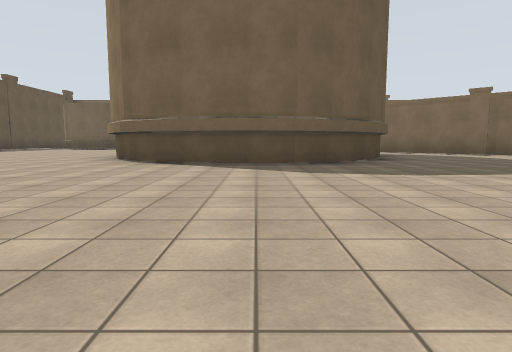
view 1 (above)

22 first-person views from a walk through a Gazebo world. The camera is 1.2 m above the floor, tilts 6° down and sees 75° across. The floor is counted in squares, 4 m on a side. Each view is taken from the middle of a square. On the plan, view 1 faces up. The plan holds only what a view shows up to about 9 squares ahead; the rest is blank.

view 2
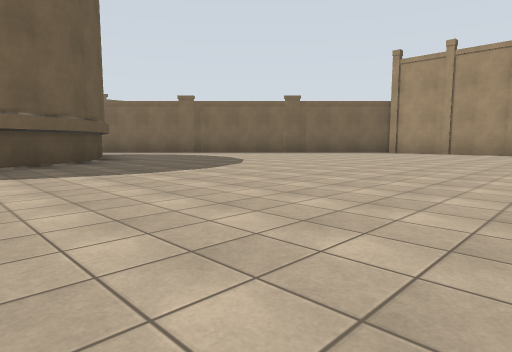

view 3
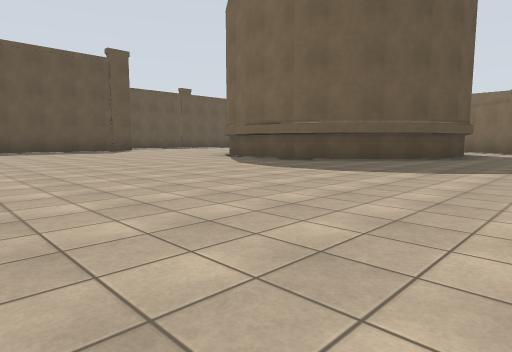

view 4
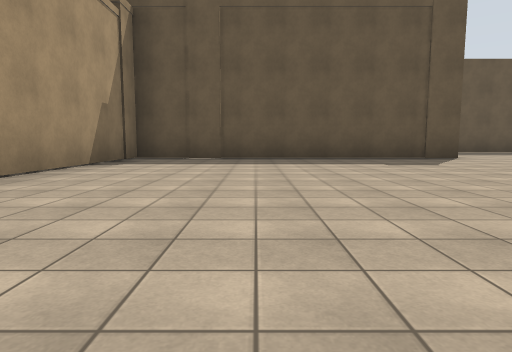

view 5
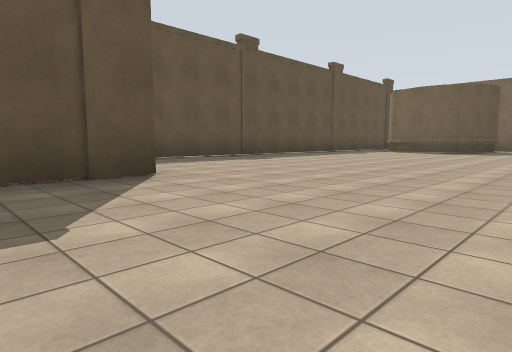

view 6
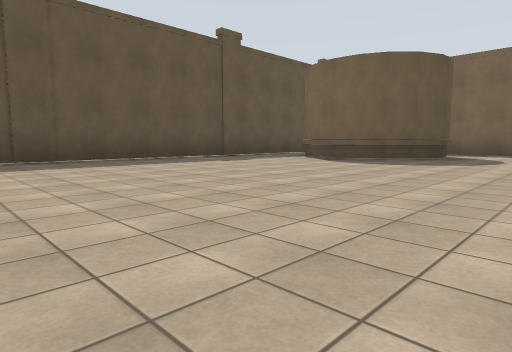

view 7
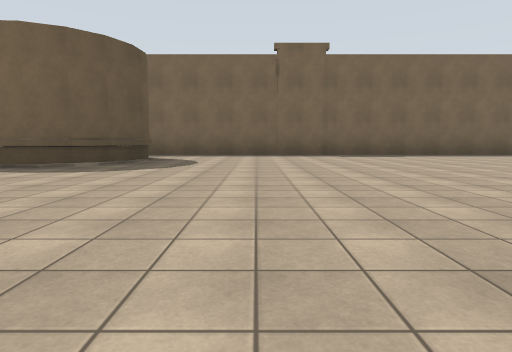

view 8
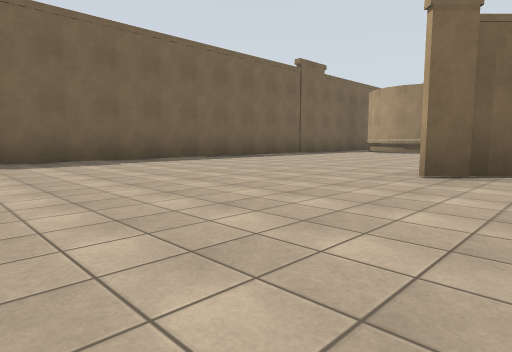

view 9
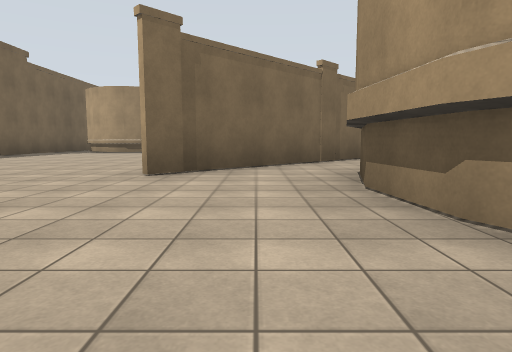

view 10
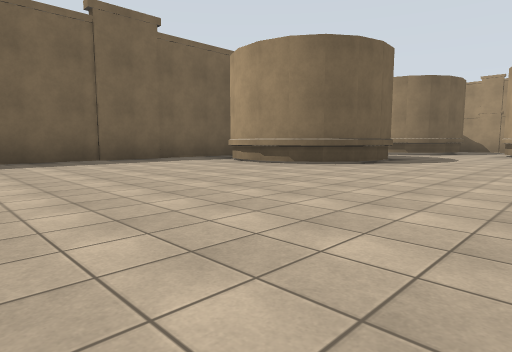

view 11
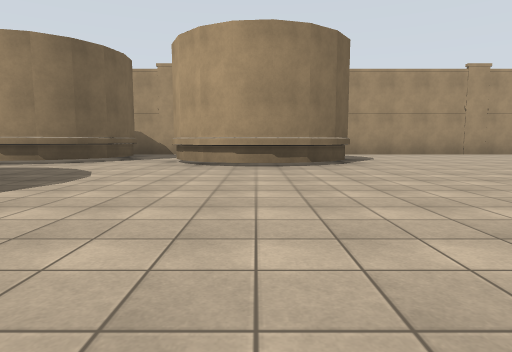

view 12
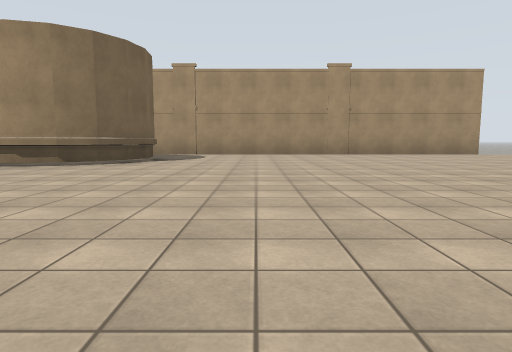

view 13
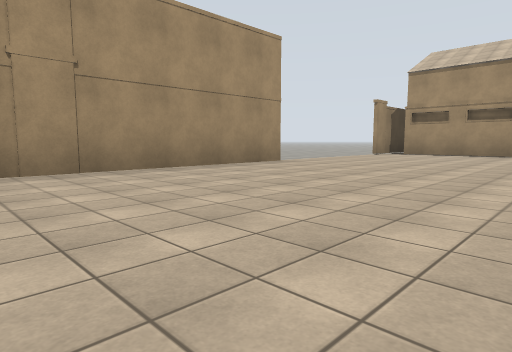

view 14
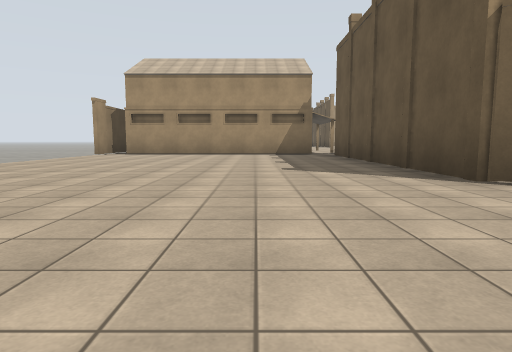

view 15
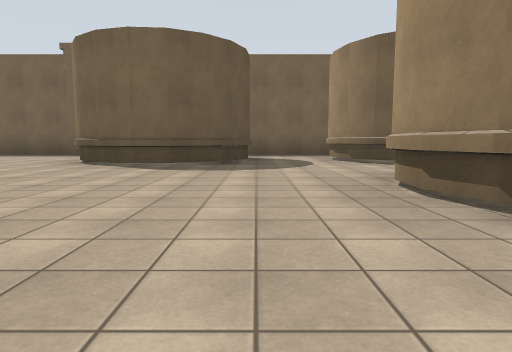

view 16
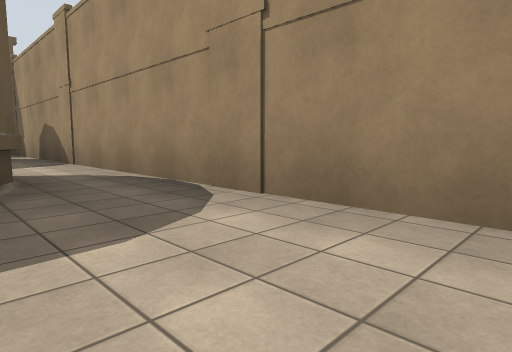

view 17
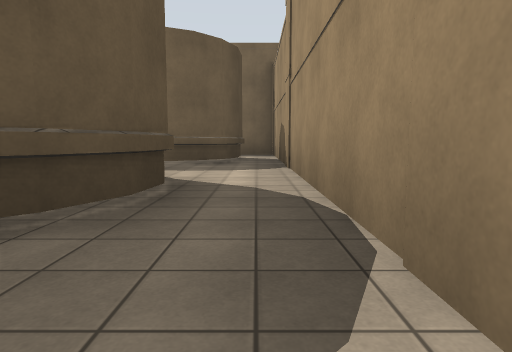

view 18
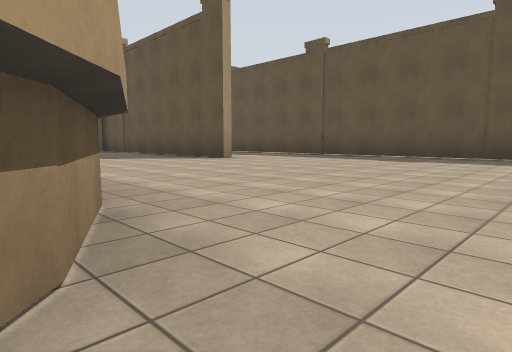

view 19
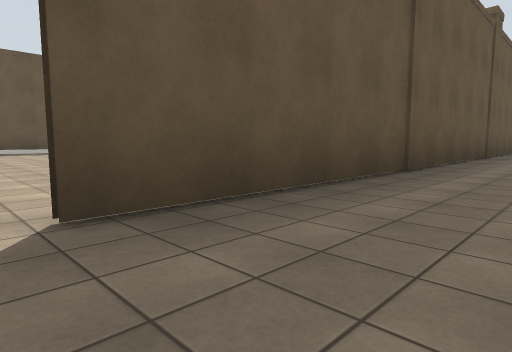

view 20
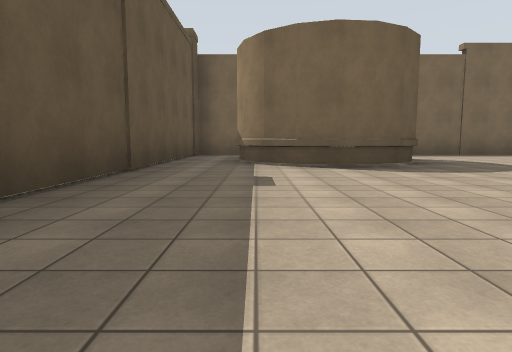

view 21
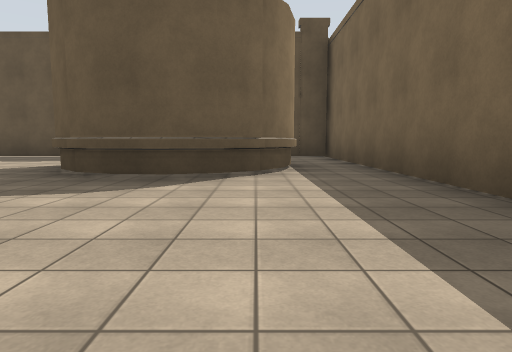

view 22
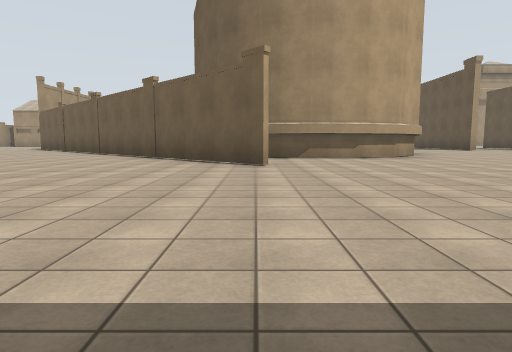

### Floor plan
Points are (right, up) in squares from view 1. A wall is a line through its corners. A room is listed if a view was taken in it or the views show most of it. See-through windows are left out.
Room 1 (views 1, 2, 3, 4, 5, 6, 7, 8, 9, 10, 11, 12, 13, 14, 15, 16, 17, 18, 20, 21, 22)
walls: (2.4, 7.1) (2.3, 6.2) (1.9, 5.4) (1.3, 4.8) (0.5, 4.4) (-0.4, 4.3) (-1.2, 4.5) (-1.8, 5) (-2.4, 5.8); (0.9, 11) (6, 5.9); (-2.6, 7.4) (-2.2, 8.3) (-1.6, 8.9) (-0.8, 9.2) (0.1, 9.3) (1, 9.1); (8.3, 3.6) (8.3, -1.1); (6.4, 12.8) (6.3, 13.2); (10, 9.4) (9.9, 9.8); (6.4, 13.8) (6.5, 14) (6.9, 14.4); (10.4, 8.8) (9.9, 9.5) (10, 10.5); (9.9, 10.3) (10.1, 10.6) (10.5, 11) (10.9, 11.2); (8.2, 1) (8.2, 3.6) (0.8, 11); (11.5, 8.7) (11.1, 8.6) (10.6, 8.8) (10.3, 9); (8.9, 13.5) (8.9, 13.1) (8.6, 12.6) (8.3, 12.3) (8, 12.1) (7.4, 12.1) (7.1, 12.2) (6.7, 12.5) (6.3, 13) (6.4, 13.9); (-5.8, 4.5) (-5.8, -1.1) (-2.6, -1.1); (10.7, 12.3) (10.2, 13) (10.2, 13.7); (-4.9, 12.4) (-5.4, 11.9) (-6.1, 11.9); (11.1, 12.1) (10.4, 12.6) (10.2, 13.2); (-4.7, 13.2) (-4.7, 12.8) (-5, 12.2) (-5.8, 11.8) (-6.8, 12); (12.5, 10.1) (12.4, 9.6) (12.2, 9.1); (8.6, 15.3) (-8.3, 15.3) (-8.3, 4.6); (8.6, -1.6) (13, -1.6); (-4.9, 13.9) (-4.6, 13); (-6.6, 12) (-6.8, 12.2) (-7.1, 12.6); (12.4, 12.4) (11.8, 12.1); (13.4, 2) (13.4, 15.3) (12.6, 15.3); (-5.9, 14.5) (-5.5, 14.4) (-5, 14) (-4.8, 13.8); (12.8, 13.5) (12.7, 13) (12.5, 12.6) (12, 12.1) (11.4, 12.1) (10.9, 12.2)
ways out: opening at (-7, 4) to room 2; opening at (7.5, 15) to room 3; opening at (9.5, 13.5) to room 3; opening at (13, -2); gap at (12, 12)
Room 2 (view 19)
walls: (-8.3, 4.6) (-8.3, 1.3); (-16.5, 3.3) (-16.5, 2.3); (-7.1, 12.6) (-7.3, 13.1)
ways out: opening at (-7, 4) to room 1
Room 3 (no view inside)
walls: (10.6, 15.3) (8.6, 15.3)
ways out: opening at (7.5, 15) to room 1; opening at (9.5, 13.5) to room 1

Positions as (right, up) in squares from view 1, and headings:
1: (0, 0), facing up
2: (0, 0), facing up-right
3: (4, 0), facing up-left
4: (0, 1), facing left
5: (-3, 3), facing up-left
6: (-3, 7), facing up-left
7: (-3, 8), facing up
8: (-2, 10), facing up-right
9: (-2, 10), facing right
10: (3, 10), facing up-right
11: (6, 10), facing right
12: (6, 7), facing right
13: (10, 6), facing down-right
14: (10, 6), facing down
15: (9, 8), facing up
16: (12, 7), facing up-right
17: (13, 8), facing up
18: (-2, 9), facing down-left
19: (-7, 1), facing up-left
20: (-7, 8), facing up
21: (-2, 14), facing left
22: (1, 15), facing down
